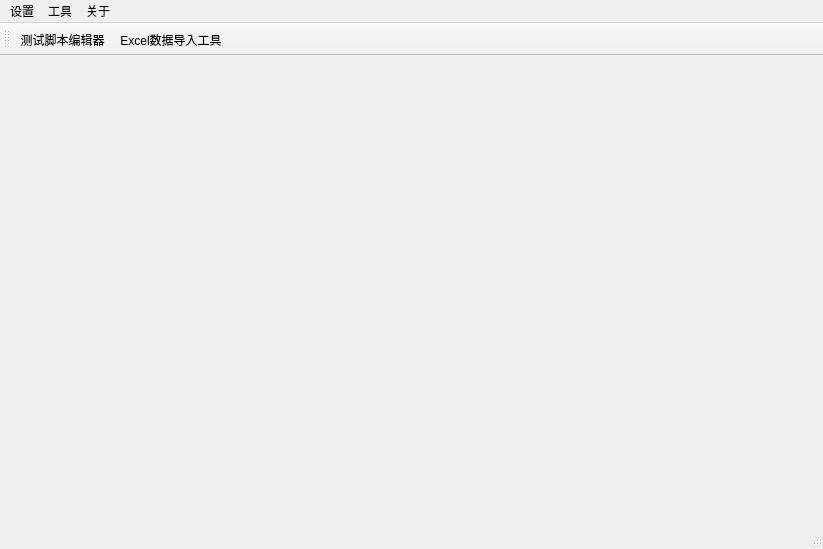
<?xml version="1.0" encoding="UTF-8"?>
<ui version="4.0">
 <class>MainWindowDialogClass</class>
 <widget class="QMainWindow" name="MainWindowDialogClass">
  <property name="geometry">
   <rect>
    <x>0</x>
    <y>0</y>
    <width>823</width>
    <height>549</height>
   </rect>
  </property>
  <property name="windowTitle">
   <string>ToolKits</string>
  </property>
  <widget class="QWidget" name="centralWidget">
   <layout class="QHBoxLayout" name="horizontalLayout" stretch="1">
    <item>
     <widget class="QStackedWidget" name="stackedWidget">
      <property name="statusTip">
       <string/>
      </property>
      <property name="whatsThis">
       <string/>
      </property>
      <property name="currentIndex">
       <number>1</number>
      </property>
      <widget class="QWidget" name="pageDbScriptEditor"/>
      <widget class="QWidget" name="pageExcelDataUpload"/>
     </widget>
    </item>
   </layout>
  </widget>
  <widget class="QMenuBar" name="menuBar">
   <property name="geometry">
    <rect>
     <x>0</x>
     <y>0</y>
     <width>823</width>
     <height>23</height>
    </rect>
   </property>
   <widget class="QMenu" name="menuAbout">
    <property name="title">
     <string>关于</string>
    </property>
   </widget>
   <widget class="QMenu" name="menuSetting">
    <property name="title">
     <string>设置</string>
    </property>
   </widget>
   <widget class="QMenu" name="menuTools">
    <property name="title">
     <string>工具</string>
    </property>
    <addaction name="actionDbScriptEditor"/>
    <addaction name="actionExcelDataUpload"/>
   </widget>
   <addaction name="menuSetting"/>
   <addaction name="menuTools"/>
   <addaction name="menuAbout"/>
  </widget>
  <widget class="QStatusBar" name="statusBar">
   <property name="statusTip">
    <string/>
   </property>
   <property name="whatsThis">
    <string/>
   </property>
  </widget>
  <widget class="QToolBar" name="mainToolBar">
   <property name="contextMenuPolicy">
    <enum>Qt::DefaultContextMenu</enum>
   </property>
   <property name="toolTipDuration">
    <number>-1</number>
   </property>
   <property name="floatable">
    <bool>true</bool>
   </property>
   <attribute name="toolBarArea">
    <enum>TopToolBarArea</enum>
   </attribute>
   <attribute name="toolBarBreak">
    <bool>false</bool>
   </attribute>
   <addaction name="actionDbScriptEditor"/>
   <addaction name="actionExcelDataUpload"/>
  </widget>
  <action name="actionDbScriptEditor">
   <property name="checkable">
    <bool>true</bool>
   </property>
   <property name="icon">
    <iconset>
     <normaloff>:/MainWindowDialog/rc/2.png</normaloff>:/MainWindowDialog/rc/2.png</iconset>
   </property>
   <property name="text">
    <string>测试脚本编辑器</string>
   </property>
   <property name="shortcut">
    <string>Ctrl+D</string>
   </property>
  </action>
  <action name="actionExcelDataUpload">
   <property name="checkable">
    <bool>true</bool>
   </property>
   <property name="icon">
    <iconset>
     <normaloff>:/MainWindowDialog/rc/1.ico</normaloff>:/MainWindowDialog/rc/1.ico</iconset>
   </property>
   <property name="text">
    <string>Excel数据导入工具</string>
   </property>
   <property name="shortcut">
    <string>Ctrl+Q</string>
   </property>
  </action>
 </widget>
 <layoutdefault spacing="6" margin="11"/>
 <resources>
  <include location="MainWindowDialog.qrc"/>
 </resources>
 <connections/>
</ui>
